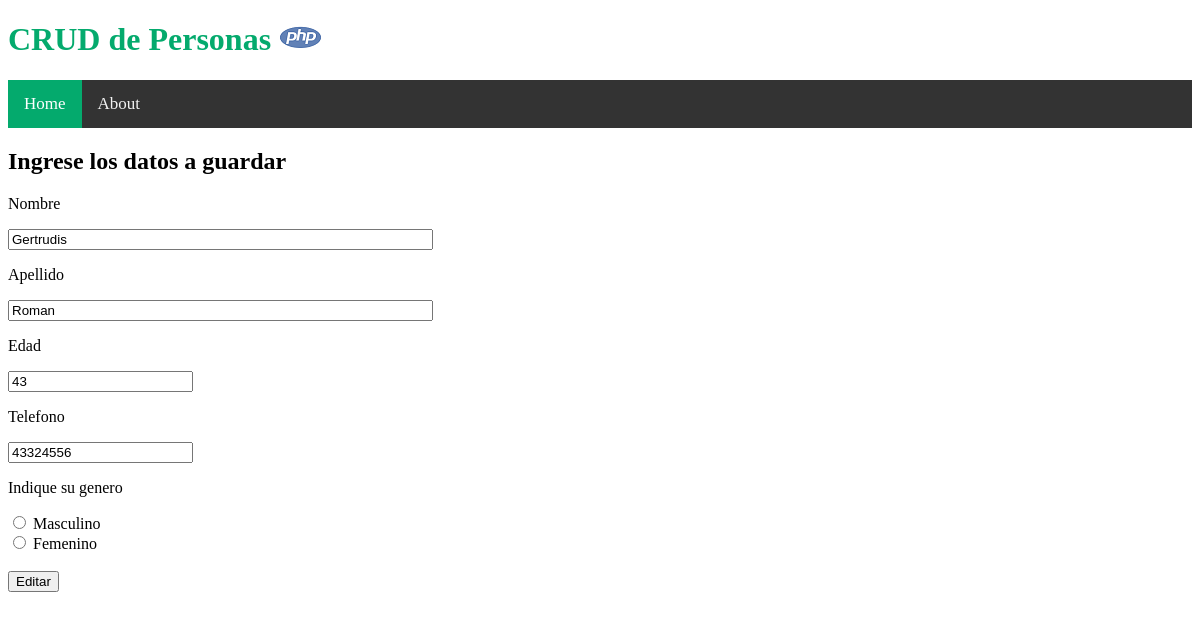
/update.php?id=12, run on the app's committed database.
### tables this page shows
CREATE TABLE `personas` (
  `id` int(11) NOT NULL,
  `Nombre` varchar(255) NOT NULL,
  `Apellido` varchar(255) NOT NULL,
  `Edad` int(3) NOT NULL,
  `Tel` varchar(12) NOT NULL,
  `Genero` char(1) NOT NULL
);

### update.php (the view, shortened to what this page needs)
<?php include("db.php");?>
<?php
$id = $_GET['id'];
$query = "SELECT * FROM personas WHERE id = $id";
$consulta = mysqli_query($conn,$query);
$row = mysqli_fetch_array($consulta)
?>
<!DOCTYPE html>
<html lang="en">
<head>
    <link href="styles/style.css" rel="stylesheet" type="text/css">
    <?php include("banner.php")?>
<div>
        <h2>Ingrese los datos a guardar</h2>
        <form action="update.php?id=<?php echo $_GET['id'];?>" method="POST">
        <p>Nombre</p>
        <input type="text" id="nombre" name="nombre" required minlength="4" maxlength="100" size="50" value="<?php echo $row['Nombre']?>" >
        <br>
        <p>Apellido</p>
        <input type="text" id="apellido" name="apellido" required minlength="4" maxlength="100" size="50" value="<?php echo $row['Apellido']?>" >
        <br>
        <p>Edad</p>
        <input type="number" id="edad" name="edad" required minlength="1" maxlength="3" size="50" value="<?php echo $row['Edad']?>" >
        <br>
        <p>Telefono</p>
        <input type="number" id="tel" name="tel" required minlength="8" maxlength="15" size="50" value="<?php echo $row['Tel']?>" >
        <br>
        <p>Indique su genero</p>
        <input type="radio" id="generoM" name="genero" value="M"  >
        <label>Masculino</label><br>
        <input type="radio" id="generoF" name="genero" value="F"  >
        <label>Femenino</label><br>
        <br>
        <input type="submit" name="update" value="Editar">
        </form>
    </div>
</head>
<body>
</body>
</html>

### data on the page
personas: nombre "Gertrudis", apellido "Roman", edad "43", tel "43324556"
